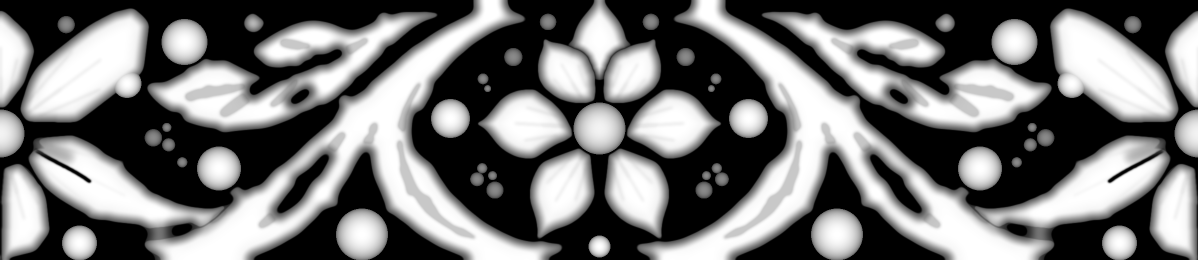
#> input picture tools/wip_v3/band_period_v8.png, 2396 x 520 px (shown at 1/2 size)
$ python stage57.py band_period_v8.png
#> lines starting #> are read from the running program, lines starting #| are printed output that depends on the picture; after the words box and inside, x2 and y2 are one past the last pixel; in counts of white or black regions, pixels touching at a corner belong together
"""stage57 (D23): remove flat mid-height terraces (artefact patches beside grooves/slits).
usage: CROPX=7 python3 tools/wip_v3/stage57.py [in.png] -> /tmp/band_v3_out/band_period_v57.png ; env HMAX (.65), GMAX (.004), MINA (100), SIG (10), DIL (8 px dilation of the replaced area), FEATH (4 px feather), LMIN (170).
Only patches whose REF luminance (Lab L, T2.png, as cdiff) is bright (mean >= LMIN) are fixed: a terrace under a dark ref region is a real groove/shade (D23: the (159,478) patch, ref L 125, was kept - removing it cost groove prec -.005, ridge prec -.013).
Terrace = connected gold area with H in (.3,HMAX), smoothed |grad H| < GMAX (flat), opened 3x3, area >= MINA. Replaced by normalized-convolution
(gaussian SIG) of the surrounding gold with H>.6, feathered 2px. Everything else untouched (silhouette H>.3 only changes where the patch was <.65 and is raised).
Chain (v59): ... -> stage55 RIB=.22 COMP=1 (c55b) -> stage57 = chain_final.png.
"""
import sys, os, cv2, numpy as np
from scipy import ndimage as ndi
Z = '/tmp/band_v3_out/'
HMAX = float(os.environ.get('HMAX', .65)); GMAX = float(os.environ.get('GMAX', .004)); MINA = int(os.environ.get('MINA', 100)); SIG = float(os.environ.get("SIG", 10))
inp = sys.argv[1] if len(sys.argv) > 1 else Z + 'c55b.png'
raw = cv2.imread(inp, -1); H = (raw.astype(np.float32) / 65535)[:520]
#> further down, raw is the input picture: shape (520, 2396) uint16; min 0, max 65535, mean 29644
h = H > .3
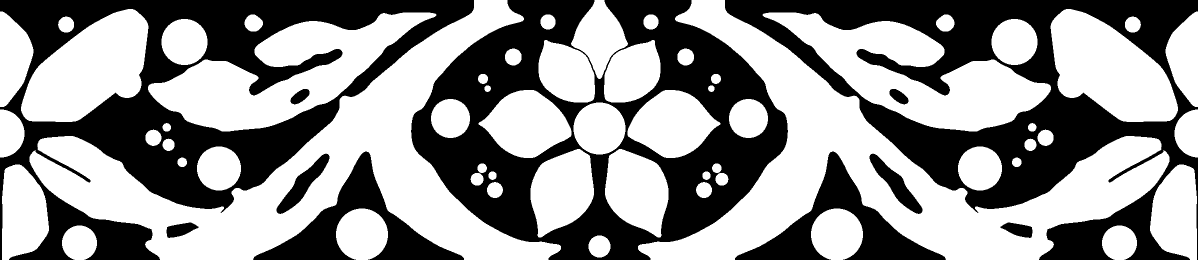
#> h: shape (520, 2396) bool (shown at 1/2 size); 57.1% white; 11 black regions, largest, box (x1, y1, x2, y2) and area: (822, 0, 1576, 520) 163366, (0, 0, 948, 520) 154777, (1450, 0, 2396, 520) 154311
g = np.hypot(*np.gradient(ndi.gaussian_filter(H, 1.5)))
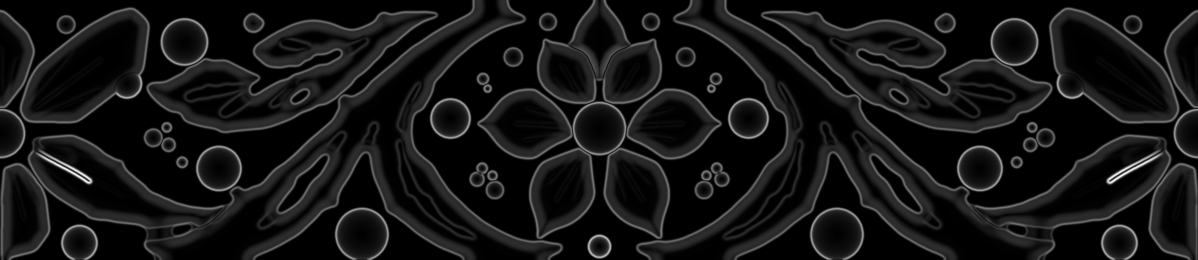
#> g: shape (520, 2396) float32 (shown at 1/2 size); min 0, max 0.2, mean 0.0165; drawn with min black and max white
m = ndi.binary_opening(h & (H < HMAX) & (g < GMAX), np.ones((3, 3)))
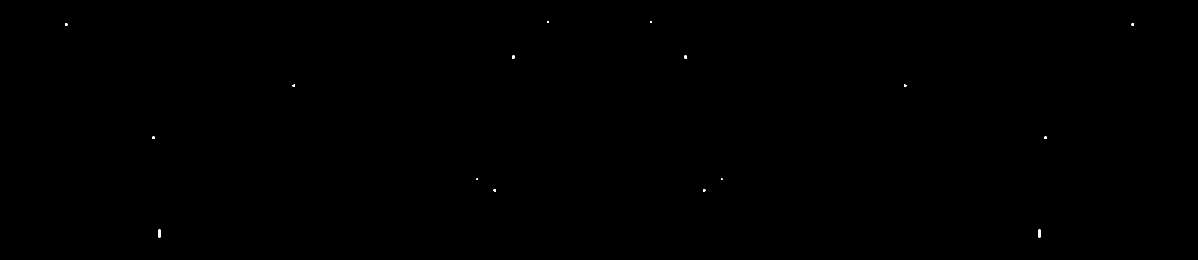
#> m: shape (520, 2396) bool (shown at 1/2 size); 0.04% white; 16 white regions (6 under 20 px), largest, box (x1, y1, x2, y2) and area: (316, 459, 322, 475) 81, (2076, 459, 2082, 475) 81, (1024, 111, 1030, 117) 32
lb, n = ndi.label(m); ar = ndi.sum(m, lb, range(1, n + 1))
#> after `lb, n = ndi.label(m)`: lb: shape (520, 2396) int32; 17 distinct labels, from 0 to 16
#> after `lb, n = ndi.label(m)`: n = 16
#> after `ar = ndi.sum(m, lb, range(1, n + 1))`: ar = [16, 16, 24, 24, 32, 32, 18, 18, 27, 27, 9, 9, 23, 23, 81, 81]
CROPX = int(os.environ.get('CROPX', 7)); T2 = cv2.imread(Z + 'T2.png')
#> (the run stopped early here; a loop or call above may not have finished)
